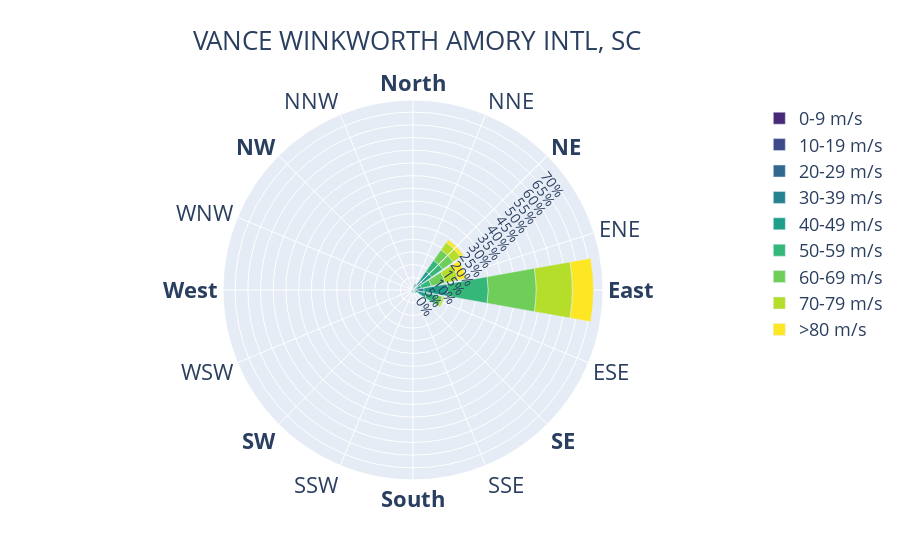

The cell this chart's notebook holds for it:
### Code cell
build_wind_rose(df2,'VANCE WINKWORTH AMORY INTL, SC')

### Figure 1 — Plotly figure (JSON) as saved in the notebook; plotly's stock layout.template omitted (floating-point values rounded to 4 significant figures)
{"data": [{"marker": {"color": "#482878"}, "name": "0-9 m/s", "r": [0.0, 0.0, 0.0, 0.0, 0.02316, 0.0, 0.0, 0.0, 0.0, 0.0, 0.0, 0.0, 0.0, 0.0, 0.0, 0.0], "type": "barpolar", "text": ["North", "NNE", "NE", "ENE", "East", "ESE", "SE", "SSE", "South", "SSW", "SW", "WSW", "West", "WNW", "NW", "NNW"]}, {"marker": {"color": "#3e4989"}, "name": "10-19 m/s", "r": [0.1853, 0.2316, 0.2779, 0.02316, 0.0, 0.1158, 0.0, 0.06948, 0.04632, 0.04632, 0.04632, 0.02316, 0.06948, 0.04632, 0.0, 0.02316], "type": "barpolar", "text": ["North", "NNE", "NE", "ENE", "East", "ESE", "SE", "SSE", "South", "SSW", "SW", "WSW", "West", "WNW", "NW", "NNW"]}, {"marker": {"color": "#31688e"}, "name": "20-29 m/s", "r": [0.3474, 0.9727, 1.436, 0.1621, 0.7411, 0.4863, 0.3242, 0.1621, 0.44, 0.5095, 0.3242, 0.2547, 0.02316, 0.0, 0.0, 0.06948], "type": "barpolar", "text": ["North", "NNE", "NE", "ENE", "East", "ESE", "SE", "SSE", "South", "SSW", "SW", "WSW", "West", "WNW", "NW", "NNW"]}, {"marker": {"color": "#26828e"}, "name": "30-39 m/s", "r": [0.04632, 0.579, 2.733, 1.204, 3.59, 1.598, 0.2084, 0.09264, 0.5327, 0.6021, 0.3705, 0.2547, 0.04632, 0.0, 0.04632, 0.0], "type": "barpolar", "text": ["North", "NNE", "NE", "ENE", "East", "ESE", "SE", "SSE", "South", "SSW", "SW", "WSW", "West", "WNW", "NW", "NNW"]}, {"marker": {"color": "#1f9e89"}, "name": "40-49 m/s", "r": [0.0, 0.4863, 4.493, 2.015, 9.264, 3.381, 0.4632, 0.02316, 0.06948, 0.1621, 0.02316, 0.09264, 0.04632, 0.0, 0.0, 0.0], "type": "barpolar", "text": ["North", "NNE", "NE", "ENE", "East", "ESE", "SE", "SSE", "South", "SSW", "SW", "WSW", "West", "WNW", "NW", "NNW"]}, {"marker": {"color": "#35b779"}, "name": "50-59 m/s", "r": [0.0, 0.44, 5.303, 3.937, 16.0, 4.215, 0.5558, 0.04632, 0.0, 0.0, 0.0, 0.0, 0.0, 0.0, 0.0, 0.0], "type": "barpolar", "text": ["North", "NNE", "NE", "ENE", "East", "ESE", "SE", "SSE", "South", "SSW", "SW", "WSW", "West", "WNW", "NW", "NNW"]}, {"marker": {"color": "#6ece58"}, "name": "60-69 m/s", "r": [0.0, 0.06948, 5.072, 5.651, 18.87, 1.992, 0.1158, 0.02316, 0.02316, 0.0, 0.0, 0.0, 0.0, 0.0, 0.0, 0.0], "type": "barpolar", "text": ["North", "NNE", "NE", "ENE", "East", "ESE", "SE", "SSE", "South", "SSW", "SW", "WSW", "West", "WNW", "NW", "NNW"]}, {"marker": {"color": "#b5de2b"}, "name": "70-79 m/s", "r": [0.0, 0.04632, 3.52, 5.211, 14.27, 0.8337, 0.06948, 0.0, 0.0, 0.0, 0.0, 0.0, 0.0, 0.0, 0.0, 0.0], "type": "barpolar", "text": ["North", "NNE", "NE", "ENE", "East", "ESE", "SE", "SSE", "South", "SSW", "SW", "WSW", "West", "WNW", "NW", "NNW"]}, {"marker": {"color": "#fde725"}, "name": ">80 m/s", "r": [0.0, 0.0, 1.297, 3.126, 8.268, 0.1158, 0.04632, 0.0, 0.0, 0.0, 0.0, 0.0, 0.0, 0.0, 0.0, 0.0], "type": "barpolar", "text": ["North", "NNE", "NE", "ENE", "East", "ESE", "SE", "SSE", "South", "SSW", "SW", "WSW", "West", "WNW", "NW", "NNW"]}], "layout": {"title": {"text": "VANCE WINKWORTH AMORY INTL, SC", "font": {"size": 26}, "x": 0.463}, "legend": {"font": {"size": 18}}, "polar": {"radialaxis": {"tickfont": {"size": 14}, "ticksuffix": "%", "tickmode": "linear", "angle": 45, "tick0": 5, "dtick": 5, "tickangle": 100}, "angularaxis": {"tickfont": {"size": 22}, "rotation": 90, "direction": "clockwise", "tickmode": "array", "tickvals": [0, 22.5, 45, 72.5, 90, 112.5, 135, 157.5, 180, 202.5, 225, 247.5, 270, 292.5, 315, 337.5], "ticktext": ["<b>North</b>", "NNE", "<b>NE</b>", "ENE", "<b>East</b>", "ESE", "<b>SE</b>", "SSE", "<b>South</b>", "SSW", "<b>SW</b>", "WSW", "<b>West</b>", "WNW", "<b>NW</b>", "NNW"]}}}}
